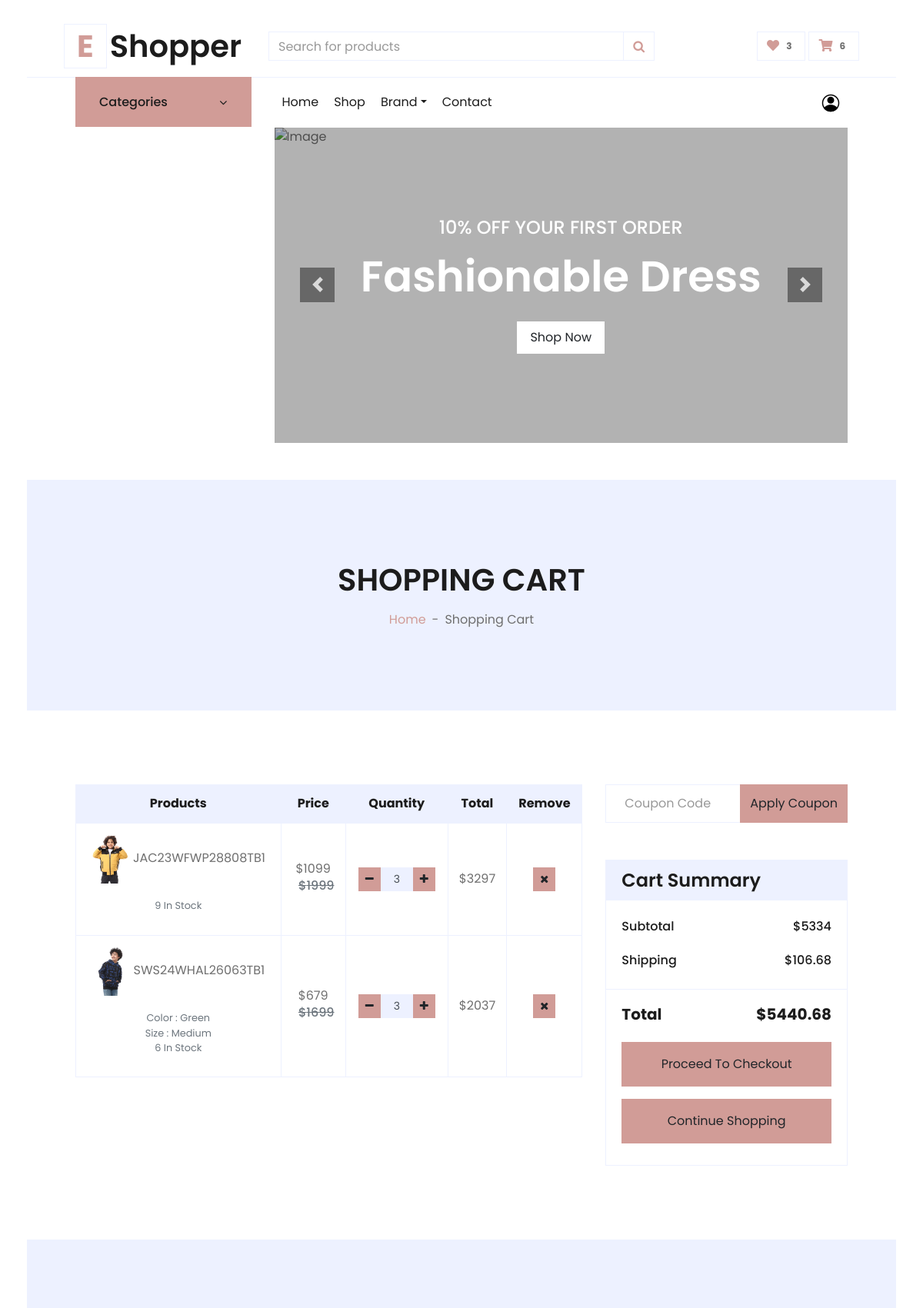
The app's page /cart/ (signed in, upper part), older data.
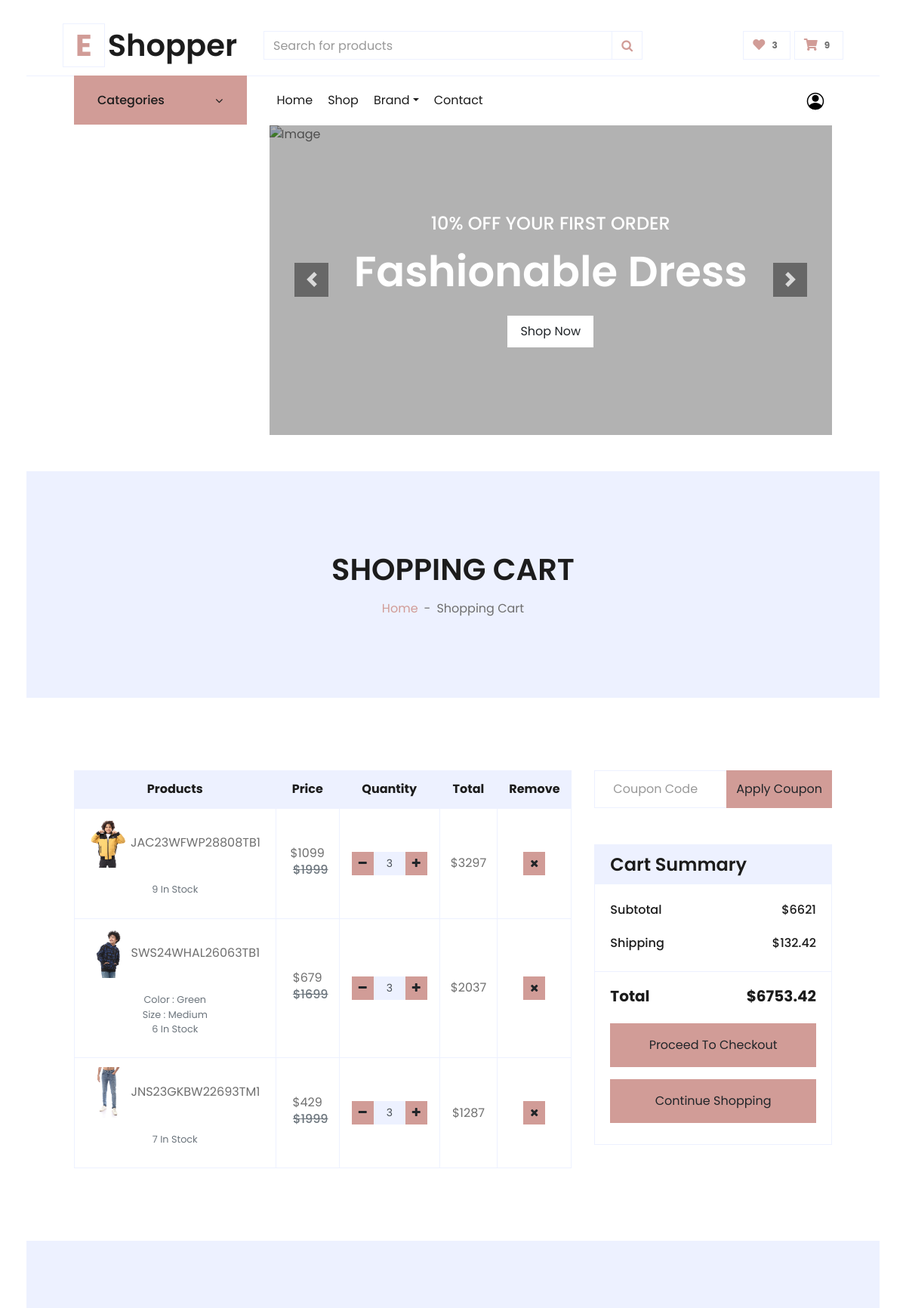
The same page, newer data.
### carts/models.py (models this page shows)
class CartItem(models.Model):
    user = models.ForeignKey(User, on_delete=models.CASCADE , null=True)
    product = models.ForeignKey("product.Product", on_delete=models.CASCADE)
    variations = models.ManyToManyField("product.Variation",blank=True)
    cart = models.ForeignKey(Cart, on_delete=models.CASCADE , null=True)
    quantity = models.IntegerField()
    is_active = models.BooleanField(default=True)
    def sub_total(self):
        if self.product.discount:
            return self.product.discount * self.quantity
        else:
            return self.product.price * self.quantity
    def __str__(self):
        return str(self.product)

### product/models.py (models this page shows, shortened)
class Product(models.Model):
    name = models.CharField(max_length=100)
    image = models.ImageField(upload_to='product/')
    stock = models.IntegerField()
    price = models.IntegerField(default=0)
    discount = models.FloatField(_(""))
    description = models.TextField(max_length=10000)
    like = models.ManyToManyField(User , blank=True,related_name='product_favourite')
    created_at = models.DateTimeField( default=timezone.now)
    category = models.ForeignKey('ProductCategory',verbose_name=('category'), on_delete=models.CASCADE ,default='')
    subcategory = models.ForeignKey("Subcategory" , on_delete=models.CASCADE ,default='')
    PRDBrand = models.ForeignKey('settings.Brand' ,related_name='product_brand', on_delete=models.CASCADE , blank=True, null=True ,verbose_name=_("Brand "))
    slug = models.SlugField(null=True,blank=True , unique=True)
    tags = TaggableManager()
    views = models.PositiveIntegerField(default=0)
    is_available = models.BooleanField(default=True)
    class Meta:
        ordering = ["name"]
    def __str__(self):
        return self.name

class Variation(models.Model):
    product = models.ForeignKey(Product,  on_delete=models.CASCADE)
    variation_category = models.CharField( max_length=200 , choices=variation_category_choice)
    variation_value = models.CharField( max_length=200 )
    is_active = models.BooleanField(default=True)
    created_at = models.DateTimeField(  auto_now_add=True)
    objects = VariationManager()

### carts/views.py (the view)
# urls.py: path('', cart ,name = 'cart'),
@login_required(login_url='login')
def cart(request,total=0 ,quantity=0,cart_items=None ):
    try:
        tax = 0
        grand_total=0
        offer = 0
        if request.user.is_authenticated:
             cart_items = CartItem.objects.filter(user=request.user,is_active=True)
        else:
            cart = Cart.objects.get(cart_id=_cart_id(request))
            cart_items = CartItem.objects.filter(cart=cart,is_active=True)
        for cart_item in cart_items:
            if cart_item.product.discount:
                total+=(cart_item.product.discount * cart_item.quantity)
                quantity+=cart_item.quantity
                offer = cart_item.product.discount / cart_item.product.price * 100
            else:
                total+=(cart_item.product.price * cart_item.quantity)
                quantity+=cart_item.quantity
        tax = (2 * total)/100
        grand_total = total+tax
    except Cart.DoesNotExist:
        pass
    context={
        'cart_items':cart_items,
        'total':total,
        'quantity':quantity,
        'tax':tax,
        'grand_total':grand_total,
        'offer':offer,
    }
    return render(request,'carts/cart.html',context)

### accounts/favourite_context.py (called while the page is built)
def counter(request):
    product_count = 0
    if request.user.is_authenticated:
        if 'admin' in request.path:
            return{}
        else :
            try :
                user_favourites = Product.objects.filter(like=request.user)
                product_count = user_favourites.count()
            except Product.DoesNotExist:
                product_count=0
    return dict(product_count=product_count)

### carts/cart_context.py (called while the page is built)
def counter(request):
    cart_count = 0
    if 'admin' in request.path:
        return{}
    else :
        try :
            cart = Cart.objects.filter(cart_id=_cart_id(request))
            if request.user.is_authenticated:
                cart_items= CartItem.objects.all().filter(user=request.user)
            else:
                cart_items = CartItem.objects.all().filter(cart=cart[:1])
            for cart_item in cart_items:
                cart_count+=cart_item.quantity
        except Cart.DoesNotExist:
            cart_count=0
    return dict(cart_count=cart_count)

### carts/views.py (called while the page is built)
def _cart_id(request):
    cart = request.session.session_key
    if not cart:
        cart = request.session.create()
    return cart

### carts/templates/carts/cart.html (shortened to what the changed rows need)
{% extends 'base.html' %}
{% load static %}
{% block body %}
<div class="container-fluid bg-secondary mb-5">
    <div class="d-flex flex-column align-items-center justify-content-center" style="min-height: 300px">
        <h1 class="font-weight-semi-bold text-uppercase mb-3">Shopping Cart</h1>
    </div>
</div>
{% if not cart_items %}
<h2 class="text-center">Your Shoping Cart Is Empty</h2>
<div class="text-center">
    <a href="{% url 'product:product_list'%}" class="btn btn-primary px-3">Continue Shopping</a>
</div>
{% else %}
<div class="container-fluid pt-5">
    <div class="row px-xl-5">
        <div class="col-lg-8 table-responsive mb-5">
            <table class="table table-bordered text-center mb-0">
                <thead class="bg-secondary text-dark">
                    <tr>
                        <th>Products</th>
                        <th>Price</th>
                        <th>Quantity</th>
                        <th>Total</th>
                        <th>Remove</th>
                    </tr>
                </thead>
                <tbody class="align-middle">
                    {% for cart_item in cart_items %}
                    <tr>
                        <td class="align-middle"><img src="{{cart_item.product.image.url}}" alt="" style="width: 50px;">
                            {{cart_item}}<p class="text-muted small"><br>
                                {% if cart_item.variations.all %}
                                {% for item in cart_item.variations.all  %}
                                {{item.variation_category|capfirst}} :
                                {{item.variation_value|capfirst}}<br>
                                {% endfor %}
                                {% endif %}
                                {{cart_item.product.stock}} In Stock
                            </p>
                        </td>
                        {% if cart_item.product.discount %}
                        <td class="align-middle">${{cart_item.product.discount}}<br><h6 class="text-muted ml-2"><del>${{cart_item.product.price}}</del></h6></td>
                        {% else %}
                        <td class="align-middle">${{cart_item.product.price}}</td>
                        {% endif %}
                        <td class="align-middle">
                            <div class="input-group quantity mx-auto" style="width: 100px;">
                                <div class="input-group-btn">
                                    <a href="{% url 'carts:remove_cart' cart_item.product.id  cart_item.id%}"
                                        class="btn btn-sm btn-primary btn-minus">
                                        <i class="fa fa-minus"></i>
                                    </a>
                                </div>
                                <input type="text" class="form-control form-control-sm bg-secondary text-center"
                                    value="{{cart_item.quantity}}">
                                {% if cart_item.quantity < cart_item.product.stock %}
                                <div class="input-group-btn">
                                    <form action="{% url 'carts:add_cart' cart_item.product.id %}" method="POST">
                                        <button class="btn btn-sm btn-primary btn-plus" type="submit"> <i
                                                class="fa fa-plus"></i> </button>
                                    </form>
                                </div>
                                {% endif %}
                            </div>
                        </td>
                        <td class="align-middle">${{cart_item.sub_total}}</td>
                        <td class="align-middle"><a
                                href="{% url 'carts:remove_cart_item' cart_item.product.id cart_item.id%}"
                                onclick="return confirm('Are You Sure You Want To Delete This Item ?')"
                                class="btn btn-sm btn-primary"><i class="fa fa-times"></i></a></td>
                    </tr>
                    {% endfor %}
                </tbody>
            </table>
        </div>
        <div class="col-lg-4">
            <form class="mb-5" action="" method="POST">
                <div class="input-group">
                    <input type="text" class="form-control p-4" name="code" placeholder="Coupon Code">
                    <div class="input-group-append">
                        <button class="btn btn-primary">Apply Coupon</button>
                    </div>
                </div>
            </form>
            <div class="card border-secondary mb-5">
                <div class="card-header bg-secondary border-0">
                    <h4 class="font-weight-semi-bold m-0">Cart Summary</h4>
                </div>
                <div class="card-body">
                    <div class="d-flex justify-content-between mb-3 pt-1">
                        <h6 class="font-weight-medium">Subtotal</h6>
                        <h6 class="font-weight-medium">${{total}}</h6>
                    </div>
                    <div class="d-flex justify-content-between">
                        <h6 class="font-weight-medium">Shipping</h6>
                        <h6 class="font-weight-medium">${{tax}}</h6>
                    </div>
                </div>
                <div class="card-footer border-secondary bg-transparent">
                    <div class="d-flex justify-content-between mt-2">
                        <h5 class="font-weight-bold">Total</h5>
                        <h5 class="font-weight-bold">${{grand_total}}</h5>
                    </div>
                    <a href="{% url 'carts:checkout'%}" class="btn btn-block btn-primary my-3 py-3">Proceed To
                        Checkout</a>
                    <a href="{% url 'product:product_list'%}" class="btn btn-block btn-primary my-3 py-3">Continue
                        Shopping</a>
                </div>
            </div>
        </div>
    </div>
</div>
{% endif %}
{% endblock body %}

### templates/base.html (shortened to what the changed rows need)
{% load static %}
<!DOCTYPE html>
<html lang="en">
<head>
    <link href="https://cdnjs.cloudflare.com/ajax/libs/font-awesome/5.10.0/css/all.min.css" rel="stylesheet">
    <link rel="stylesheet" href="https://cdnjs.cloudflare.com/ajax/libs/font-awesome/4.7.0/css/font-awesome.min.css">
    <link href="{% static 'lib4/owlcarousel/assets/owl.carousel.min.css'%}" rel="stylesheet">
    <link href="{% static 'css4/style.css'%}" rel="stylesheet">
    <link href="{% static 'css4/review.css'%}" rel="stylesheet">
    <link href="{% static 'css4/custom.css'%}" rel="stylesheet">
</head>
<body>
    <div class="container-fluid">
        <div class="row align-items-center py-3 px-xl-5">
            <div class="col-lg-3 d-none d-lg-block">
                <a href="/" class="text-decoration-none">
                    <h1 class="m-0 display-5 font-weight-semi-bold"><span
                            class="text-primary font-weight-bold border px-3 mr-1">E</span>{{myfooter.site_name}}</h1>
                </a>
            </div>
            {% if user.is_authenticated %}
            <div class="col-lg-3 col-6 text-right">
                {% endif %}
                <a href="{% url 'carts:cart'%}" class="btn border">
                    <i class="fas fa-shopping-cart text-primary"></i>
                    <span class="badge">{{cart_count}}</span>
                </a>
            </div>
        </div>
        {% block body %}
        {% endblock body %}
</body>
</html>

Row changes from the older to the newer data that the page shows:
added CartItem: product.image (picture), product.name "JNS23GKBW22693TM1", product.stock "7", product.discount "429", product.price "1999", quantity "3", sub_total "1287"
Text that changed along with them:
{{ cart_count }}: "6" → "9"
{{ total }}: "5334" → "6621"
{{ tax }}: "106.68" → "132.42"
{{ grand_total }}: "5440.68" → "6753.42"
